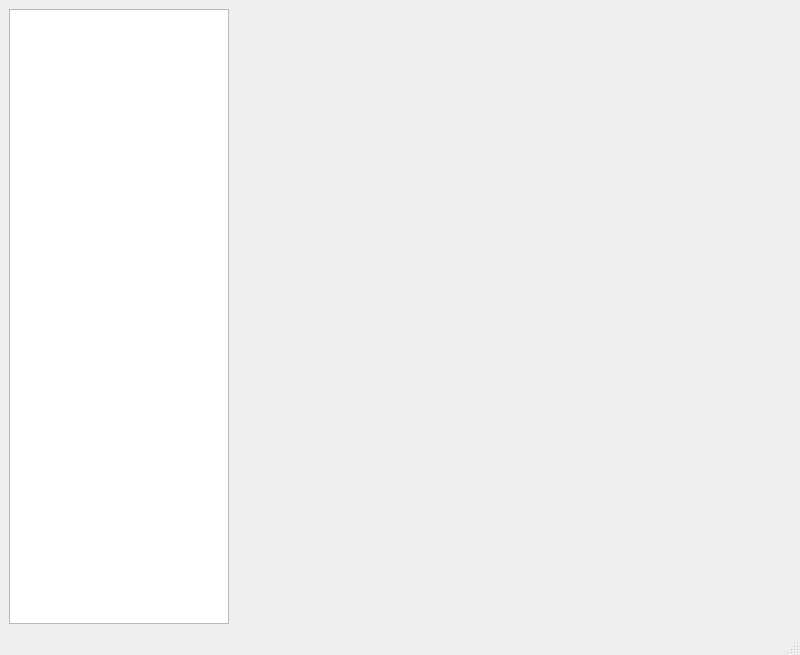
<?xml version="1.0" encoding="UTF-8"?>
<ui version="4.0">
 <class>ShowSlave</class>
 <widget class="QMainWindow" name="ShowSlave">
  <property name="geometry">
   <rect>
    <x>0</x>
    <y>0</y>
    <width>800</width>
    <height>655</height>
   </rect>
  </property>
  <property name="windowTitle">
   <string>MainWindow</string>
  </property>
  <widget class="QWidget" name="centralwidget">
   <layout class="QHBoxLayout" name="horizontalLayout">
    <item>
     <widget class="QTreeView" name="treeView">
      <property name="minimumSize">
       <size>
        <width>220</width>
        <height>0</height>
       </size>
      </property>
      <property name="maximumSize">
       <size>
        <width>200</width>
        <height>16777215</height>
       </size>
      </property>
     </widget>
    </item>
    <item>
     <widget class="QWidget" name="widget" native="true"/>
    </item>
   </layout>
  </widget>
  <widget class="QMenuBar" name="menubar">
   <property name="geometry">
    <rect>
     <x>0</x>
     <y>0</y>
     <width>800</width>
     <height>23</height>
    </rect>
   </property>
  </widget>
  <widget class="QStatusBar" name="statusbar"/>
 </widget>
 <resources/>
 <connections/>
</ui>
